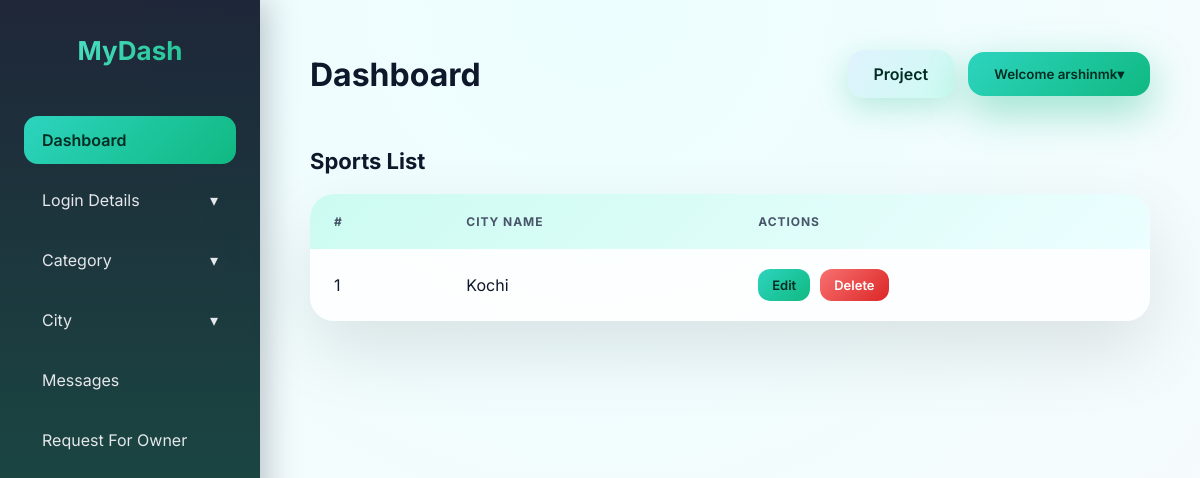
Before: /AdminApp/city_details/ (signed in) with the older database file.
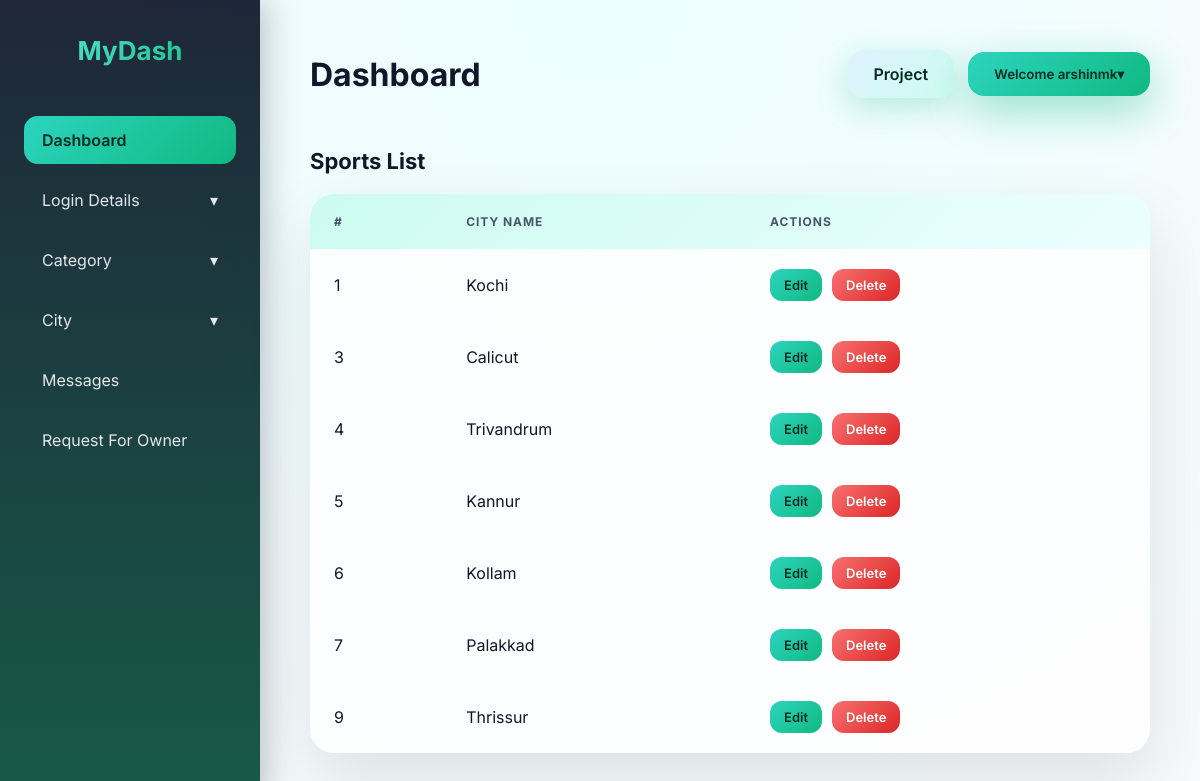
After: the same page with the newer database file.
### AdminApp/models.py (models this page shows)
class CityDb(models.Model):
    Cityname=models.CharField(max_length=100)

### AdminApp/decorators.py (the view)
    def wrapper(request, *args, **kwargs):
        if not request.user.is_authenticated:
            messages.error(request, "Please login as admin.")
            return redirect(admin_login)
        if request.user.role != "admin" and not request.user.is_superuser:
            messages.error(request, "You are not authorized to access admin panel.")
            return redirect("home")
        return view_func(request, *args, **kwargs)

### AdminApp/views.py (called while the page is built)
@admin_required
def city_details(request):
    list=CityDb.objects.all()
    return render(request,"City_Details.html",{"list":list})

### AdminApp/templates/City_Details.html (shortened to what this page needs)
{% extends 'Dashboard.html' %}
{% block content %}
<html lang="en">
<head>
</head>
<body>
  <section class="table-section">
  <h2>Sports List</h2>
  <table class="sport-table">
    <thead>
      <tr>
        <th>#</th>
        <th>City Name</th>
        <th>Actions</th>
      </tr>
    </thead>
    <tbody>
    {% for i in list %}
      <tr>
        <td>{{i.id}}</td>
        <td>{{i.Cityname}}</td>
        <td class="actions">
          <a href="{% url 'edit_city' city_id=i.id %}"><button class="btn-edit">Edit</button></a>
          <a href="{% url 'city_delete' city_id=i.id %}"><button class="btn-delete">Delete</button></a>
        </td>
      </tr>
    {% endfor %}
    </tbody>
  </table>
</section>
</body>
</html>
{% endblock %}

Changed rows visible on the page:
added CityDb: id "3", Cityname "Calicut"
added CityDb: id "4", Cityname "Trivandrum"
added CityDb: id "5", Cityname "Kannur"
added CityDb: id "6", Cityname "Kollam"
added CityDb: id "7", Cityname "Palakkad"
added CityDb: id "9", Cityname "Thrissur"
